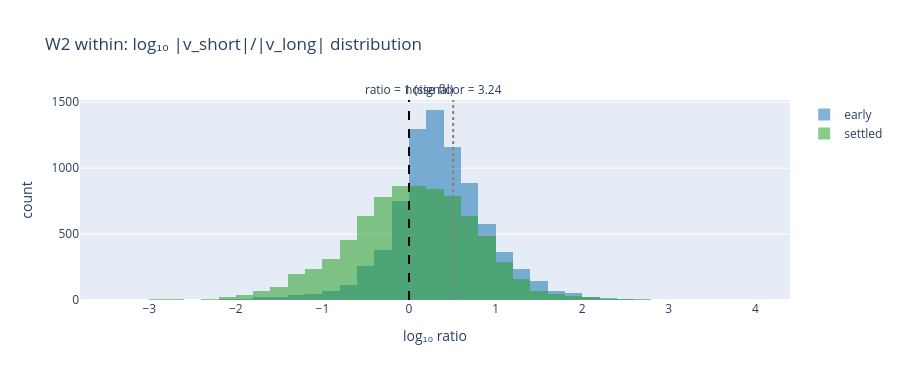

Here is the notebook cell this chart was saved with:
### Code cell
SLOTS = category_slots(TRACK)

# Zoom to a tight window around the single permutation event:
# 20 steps before to 200 steps after, raw per-step resolution.
_perm = SGD_CONFIG['permute_period']
STEP_WINDOW = (_perm - 20, _perm + 200)

plot_tracked_category(sgd_snaps, layer_letter='2',
                      slot_indices=SLOTS['w2_within'][0],
                      idx_pairs=SLOTS['w2_within'][1],
                      category_label='W2 (outgoing) — within-task',
                      downsample=1, step_window=STEP_WINDOW,
                      n_permuted_cols=TRACK['n_w2'] // 2).show()

plot_tracked_category(sgd_snaps, layer_letter='1',
                      slot_indices=SLOTS['w1_within'][0],
                      idx_pairs=SLOTS['w1_within'][1],
                      category_label='W1 (incoming) — within-task',
                      downsample=1, step_window=STEP_WINDOW,
                      n_permuted_cols=TRACK['n_w1_within'] // 2).show()

plot_tracked_category(sgd_snaps, layer_letter='1',
                      slot_indices=SLOTS['w1_cross'][0],
                      idx_pairs=SLOTS['w1_cross'][1],
                      category_label='W1 (incoming) — cross-task',
                      downsample=1, step_window=STEP_WINDOW,
                      n_permuted_cols=TRACK['n_w1_cross'] // 2).show()

# Aggregate ratio distributions across the three time windows. With
# permute_period=0 only `early` and `settled` are populated; set
# permute_period > 0 in SGD_CONFIG to get the post-perm series.
plot_post_perm_ratio_hist(sgd_snaps, layer_letter='2',
                          slot_indices=SLOTS['w2_within'][0],
                          category_label='W2 within').show()
plot_post_perm_ratio_hist(sgd_snaps, layer_letter='1',
                          slot_indices=SLOTS['w1_within'][0],
                          category_label='W1 within').show()
plot_post_perm_ratio_hist(sgd_snaps, layer_letter='1',
                          slot_indices=SLOTS['w1_cross'][0],
                          category_label='W1 cross').show()

### Figure 1 — Plotly figure (JSON) as saved in the notebook; plotly's stock layout.template omitted (floating-point values rounded to 4 significant figures; data arrays with more than 128 entries replaced by an {"elided": "..."} marker saying what was removed)
{"data": [{"marker": {"color": "#1f77b4"}, "name": "early", "nbinsx": 60, "opacity": 0.55, "type": "histogram", "x": {"elided": "8000 float values"}}, {"marker": {"color": "#2ca02c"}, "name": "settled", "nbinsx": 60, "opacity": 0.55, "type": "histogram", "x": {"elided": "8000 float values"}}], "layout": {"annotations": [{"showarrow": false, "text": "noise floor = 3.24", "x": 0.5101, "xanchor": "center", "xref": "x", "y": 1, "yanchor": "bottom", "yref": "y domain"}, {"showarrow": false, "text": "ratio = 1 (signal)", "x": 0, "xanchor": "center", "xref": "x", "y": 1, "yanchor": "bottom", "yref": "y domain"}], "barmode": "overlay", "height": 380, "shapes": [{"line": {"color": "gray", "dash": "dot"}, "type": "line", "x0": 0.5101, "x1": 0.5101, "xref": "x", "y0": 0, "y1": 1, "yref": "y domain"}, {"line": {"color": "black", "dash": "dash"}, "type": "line", "x0": 0, "x1": 0, "xref": "x", "y0": 0, "y1": 1, "yref": "y domain"}], "title": {"text": "W2 within: log₁₀ |v_short|/|v_long| distribution"}, "width": 900, "xaxis": {"title": {"text": "log₁₀ ratio"}}, "yaxis": {"title": {"text": "count"}}}}
